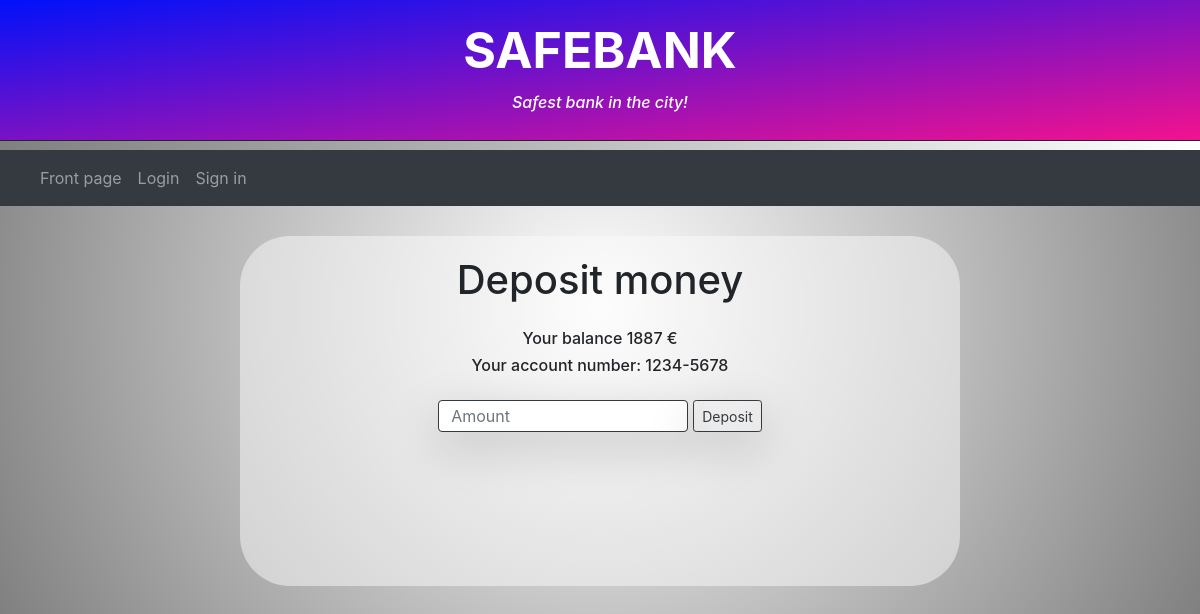
Before: /deposit/1/ with the older database file.
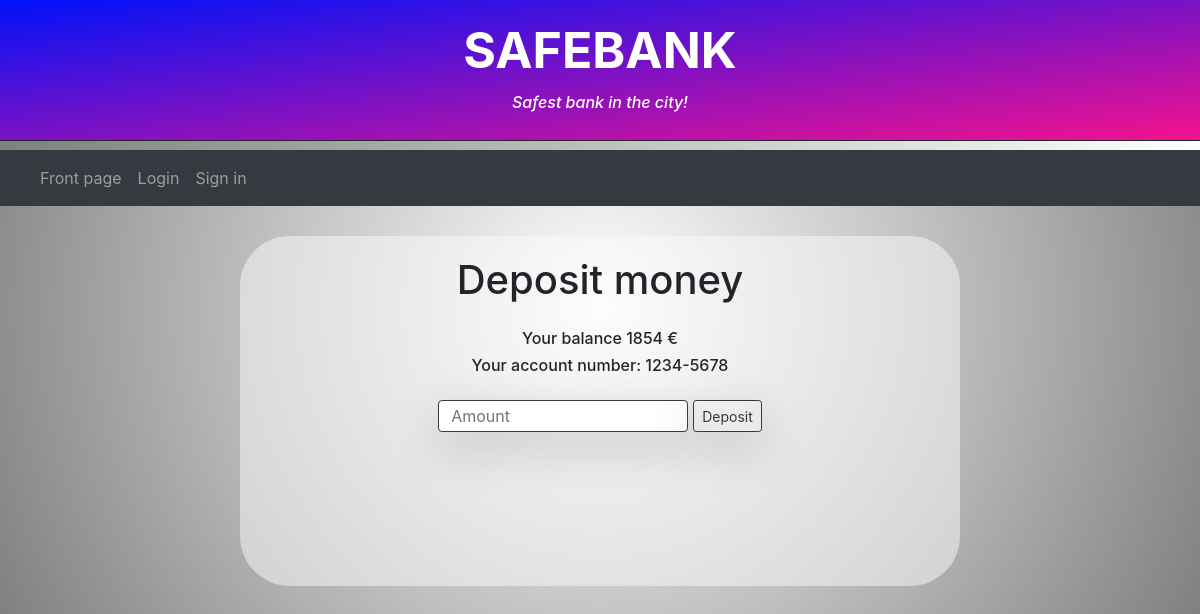
After: the same page with the newer database file.
### safebanking/models.py (models this page shows)
class User_account(models.Model):
	username = models.TextField()
	password = models.TextField()
	balance = models.IntegerField()
	motto = models.TextField(default = "")
	account_number = models.TextField(default = "1234-5678")
	status = models.IntegerField(default = 1) #1 = normal user, 2 = admin user

### safebanking/views.py (the view, shortened to what this page needs)
# urls.py: path("deposit/<int:User_account_id>/", views.depositView, name = "deposit")
def depositView(request, User_account_id):
    user = User_account.objects.get(id = User_account_id)
    request.session["message"] = ""
    if request.method == "GET":
        return render(request, "safebanking/deposit.html", {"owner" : user})

### safebanking/templates/safebanking/deposit.html (shortened to what this page needs)
{% extends "./base.html" %}
{% block content %}
<div style="background-color: rgb(252, 252, 252, 0.5); margin-top: 30px;
            margin-bottom: 30px; min-height: 350px; border-radius: 50px;
            margin-left: auto; margin-right: auto; max-width: 45em;">
    <div style="height:20px"></div>
    <div style="text-align: center;">
        <h1 style="margin-bottom: 25px;">Deposit money</h1>
        <h6>Your balance {{owner.balance}} €</h6>
        <h6>Your account number: {{owner.account_number}}</h6>
    </div>
    <div style="text-align: center; margin-top: 25px;">
        <form action="/deposit/{{owner.id}}/" method="POST">
            <div class="d-flex justify-content-center">
                <input type="text" class="border border-dark shadow-lg form-control" placeholder="Amount" name="amount" style="width: 250px; height: 32px"/>
                <input type="submit" value="Deposit" class="shadow-lg btn btn-outline-dark btn-sm" style="margin-left: 5px"></input>
            </div>
        </form>
    </div>
</div>
{% endblock %}

Changed rows visible on the page:
changed User_account: balance "1887" → "1854"
